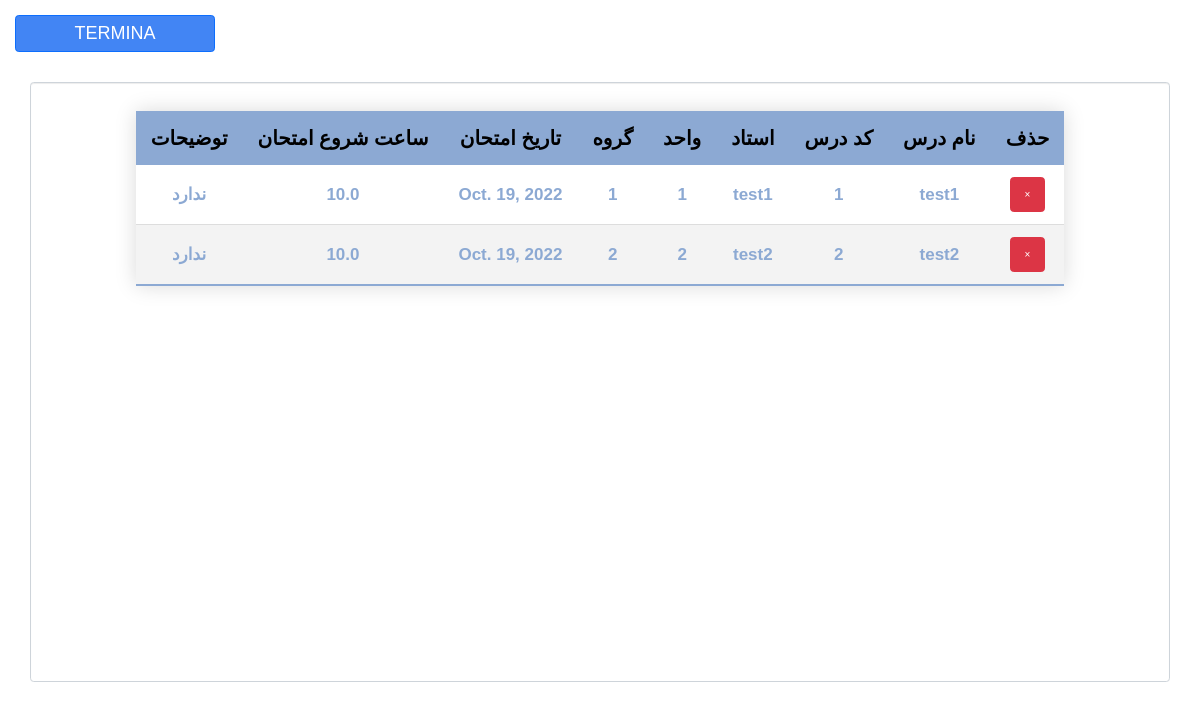
Before: /print/ (signed in) with the older database file.
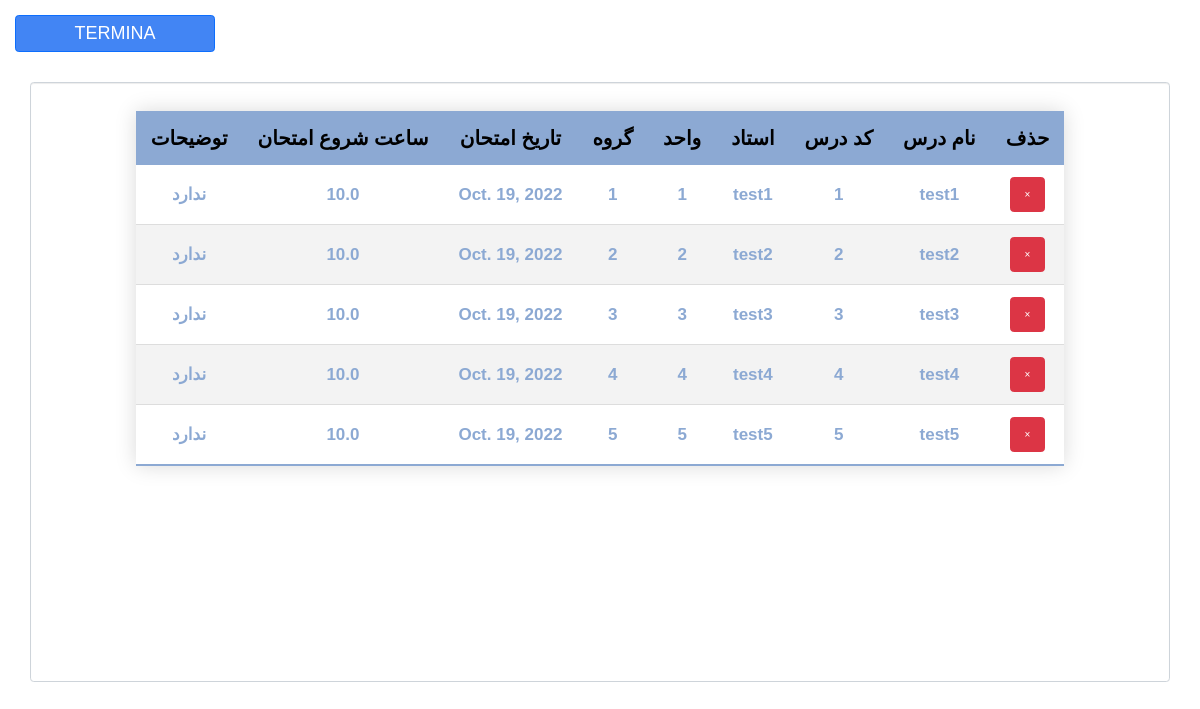
After: the same page with the newer database file.
### sharitz/models.py (models this page shows, shortened)
class studentChoise(models.Model):
    student = models.ForeignKey(User, on_delete=models.CASCADE, null=True,
                                blank=True)
    courseId = models.IntegerField(blank=True, null=True)
    title = models.CharField(blank=True, null=True, max_length=256)
    professor = models.CharField(blank=True, null=True, max_length=256)
    group = models.IntegerField(blank=True, null=True)
    unit = models.IntegerField(blank=True, null=True)
    code = models.IntegerField(blank=True, null=True)
    ps = models.CharField(blank=True, null=True, max_length=256, default='ندارد')
    examDate = models.DateField(blank=True, null=True)
    examStart = models.FloatField(blank=True, null=True)

### front/views.py (the view)
# urls.py: path('print/', printView.as_view(), name='print'),
class printView(LoginRequiredMixin, ListView):
    model = studentChoise
    context_object_name = 'choises'
    def get_context_data(self, **kwargs):
        context = super().get_context_data(**kwargs)
        context['choises'] = context['choises'].filter(student=self.request.user)
        return context
    template_name = 'print.html'

### front/templates/print.html (shortened to what this page needs)
{% extends 'main.html' %}
{% block content %}
    <a href="{% url "collegeList" %}" class="logo square"><button class="btn btn-primary" style="background-color: #4285F4; margin-top: 15px; margin-left: 15px">TERMINA</button></a>
    <div class="container form-group form-control" style="margin-top: 30px; height: 600px; width: 1300px; text-align: center">
        <center>
            <table class="styled-table" style="text-align: center;">
                <thead style="font-size: 20px;">
                    <tr style="text-align: center; color: black">
                        <th>توضیحات</th>
                        <th>ساعت شروع امتحان</th>
                        <th>تاریخ امتحان</th>
                        <th>گروه</th>
                        <th>واحد</th>
                        <th>استاد</th>
                        <th>کد درس</th>
                        <th>نام درس</th>
                        <th>حذف</th>
                    </tr>
                </thead>
                <tbody style="font-size: 17px">
                    {% for choise in choises %}
                        <tr class="active-row" style="text-align: center">
                            <form action="{% url 'delete' %}" method="post">
                                <td><input type="hidden" name="ps" value="{{ choise.ps }}">{{ choise.ps }}</td>
                                <td><input type="hidden" name="examStart" value="{{ choise.examStart }}">{{ choise.examStart }}</td>
                                <td><input type="hidden" name="examDate" value="{{ choise.examDate }}">{{ choise.examDate }}</td>
                                <td><input type="hidden" name="group" value="{{ choise.group }}">{{ choise.group }}</td>
                                <td><input type="hidden" name="unit" value="{{ choise.unit }}">{{ choise.unit }}</td>
                                <td><input type="hidden" name="professor" value="{{ choise.professor }}">{{ choise.professor }}</td>
                                <td><input type="hidden" name="code" value="{{ choise.code }}">{{ choise.code }}</td>
                                <td><input type="hidden" name="title" value="{{ choise.title }}">{{ choise.title }}</td>
                                <td><input type="submit" value="&times;" class="btn btn-danger" style="width: 35px"></td>
                            </form>
                        </tr>
                    {% endfor %}
                </tbody>
            </table>
        </center>
    </div>
{% endblock content %}

### front/templates/main.html (shortened to what this page needs)
<!DOCTYPE html>
<html lang="en">
<head>
    <link rel="stylesheet" href="https://stackpath.bootstrapcdn.com/bootstrap/4.5.0/css/bootstrap.min.css"
>
    <link rel="stylesheet" href="https://maxcdn.bootstrapcdn.com/bootstrap/3.3.5/css/bootstrap.min.css">
    <link rel='stylesheet' href='https://cdnjs.cloudflare.com/ajax/libs/font-awesome/4.7.0/css/font-awesome.min.css'>
    <link href="https://emoji-css.afeld.me/emoji.css" rel="stylesheet">
    <link href="https://cdn.jsdelivr.net/npm/bootstrap@5.2.2/dist/css/bootstrap.min.css" rel="stylesheet">
    <link rel="stylesheet" href="https://cdnjs.cloudflare.com/ajax/libs/font-awesome/4.7.0/css/font-awesome.min.css">
    <link rel="stylesheet" href="https://cdn.jsdelivr.net/npm/bootstrap-icons@1.7.2/font/bootstrap-icons.css">
</head>
    <body>
        {% block content %}
        {% endblock content %}
    </body>
</html>

### front/templates/main.html (style rules this page uses)
*,*::after, *::before { box-sizing: border-box; font-family: Arial, Helvetica, sans-serif, B Koodak; }
form { position: fixed; top: 50%; left: 50%; transform: translate(-50%, -50%); font-size: 15px; line-height: 200%; }
button.btn { width: 200px; font-size: 18px; }
input { width: 100px; height: 35px; }
.styled-table { border-collapse: collapse; margin: 25px 0; font-size: 0.9em; font-family: sans-serif; min-width: 400px; box-shadow: 0 0 20px rgba(0, 0, 0, 0.15); }
.styled-table thead tr { background-color: #8CA9D3; color: #ffffff; text-align: left; }
.styled-table th, .styled-table td { padding: 12px 15px; }
.styled-table tbody tr { border-bottom: 1px solid #dddddd; }
.styled-table tbody tr:nth-of-type(even) { background-color: #f3f3f3; }
.styled-table tbody tr:last-of-type { border-bottom: 2px solid #8CA9D3; }
.styled-table tbody tr.active-row { font-weight: bold; color: #8CA9D3; }

Changed rows visible on the page:
added studentChoise: ps "ندارد", examStart "10.0", examDate "Oct. 19, 2022", group "3", unit "3", professor "test3", code "3", title "test3"
added studentChoise: ps "ندارد", examStart "10.0", examDate "Oct. 19, 2022", group "4", unit "4", professor "test4", code "4", title "test4"
added studentChoise: ps "ندارد", examStart "10.0", examDate "Oct. 19, 2022", group "5", unit "5", professor "test5", code "5", title "test5"
